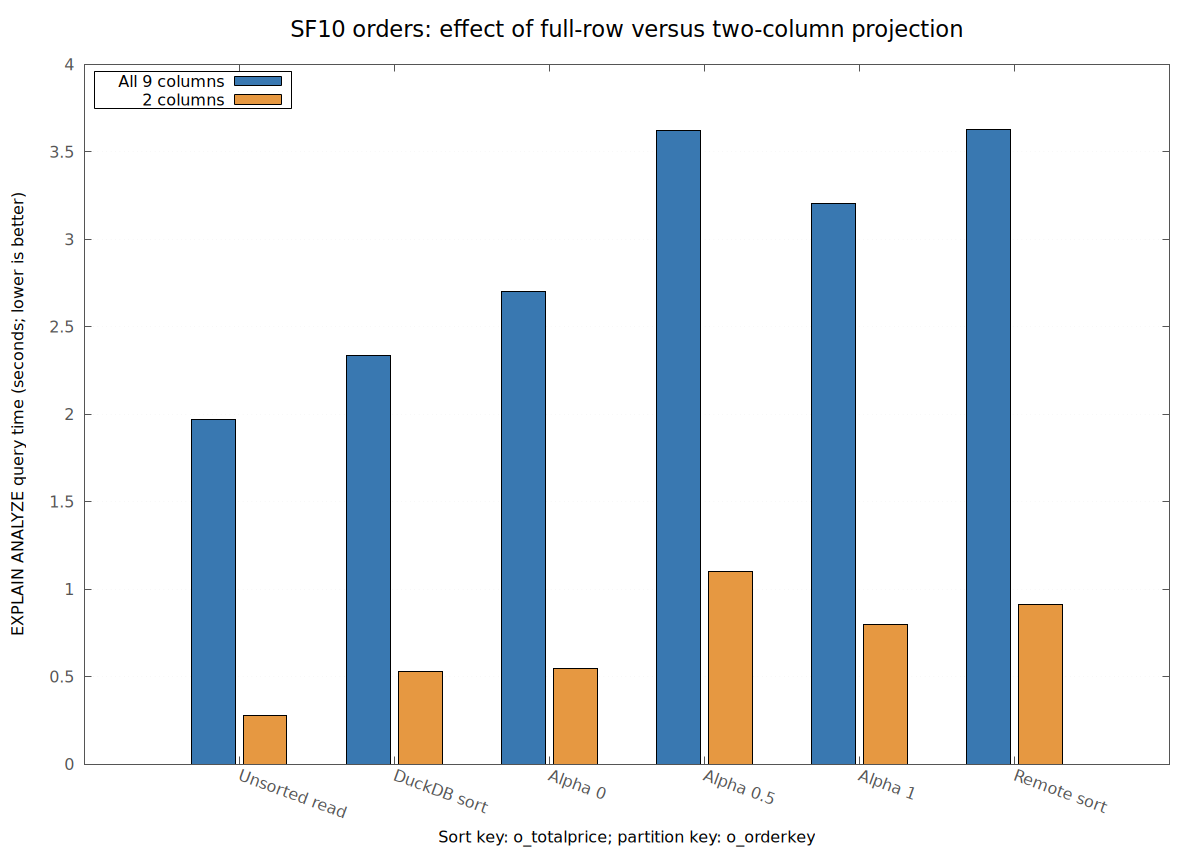

This chart was generated by the following gnuplot code:
set terminal svg size 1200,850 dynamic noenhanced font 'DejaVu Sans,12' background rgb 'white'
set output 'projection_width.svg'
set datafile separator "\t"
set title 'SF10 orders: effect of full-row versus two-column projection' font 'DejaVu Sans,17'
set style data histograms
set style histogram clustered gap 1
set style fill solid 0.9 border -1
set boxwidth 0.85
set grid ytics lc rgb '#dddddd'
set border lc rgb '#555555'
set ylabel 'EXPLAIN ANALYZE query time (seconds; lower is better)'
set xlabel 'Sort key: o_totalprice; partition key: o_orderkey'
set xtics rotate by -20
set key top left box opaque
plot 'projection_width.tsv' using 2:xtic(1) title 'All 9 columns' lc rgb '#2369a8', \
     '' using 3 title '2 columns' lc rgb '#e38d2c'
